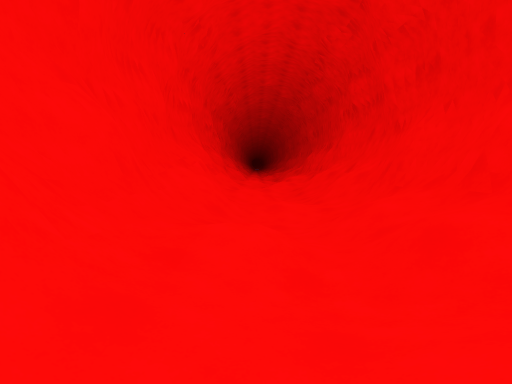
View 1 (above)

12 first-person views from a walk through a scene from a Unity 3-D project. The camera is 1.5 m above the floor, tilts 4° down and sees 75° across. The floor is counted in squares, 2 m on a side. Each view is taken from the middle of a square. On the plan, view 1 faces up. The plan holds only what a view shows up to about 11 squares ahead; the rest is blank. The place goes on beyond the plan.

View 2
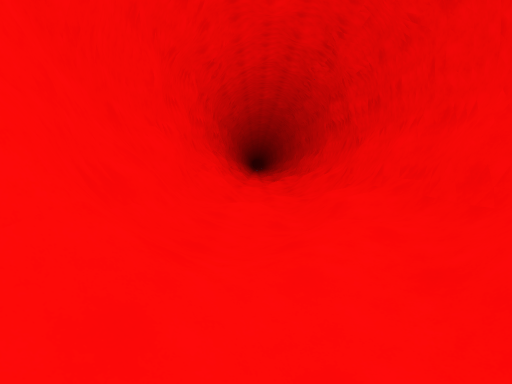

View 3
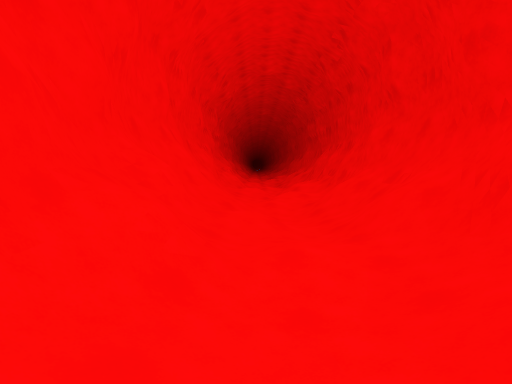

View 4
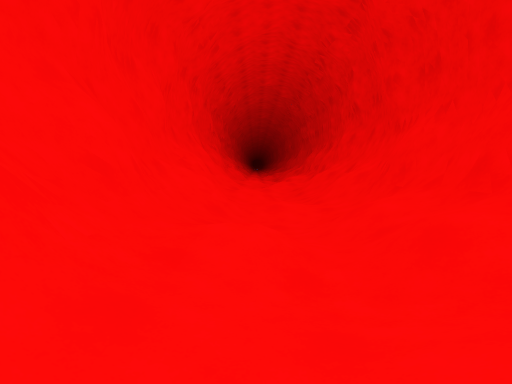

View 5
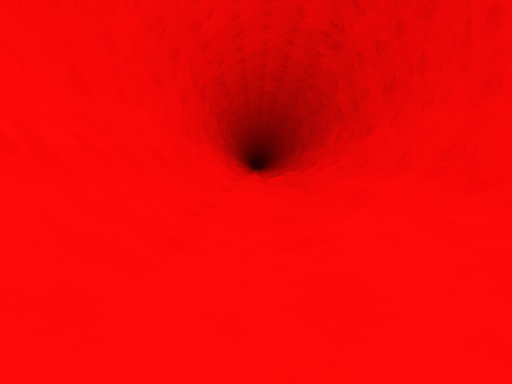

View 6
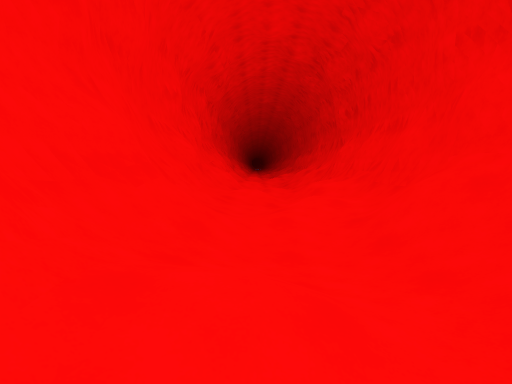

View 7
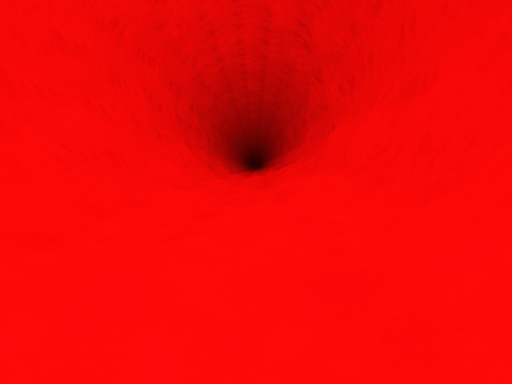

View 8
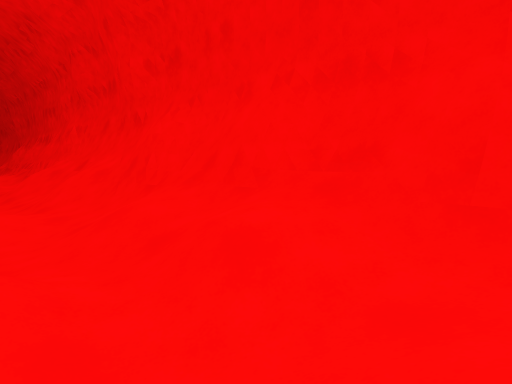

View 9
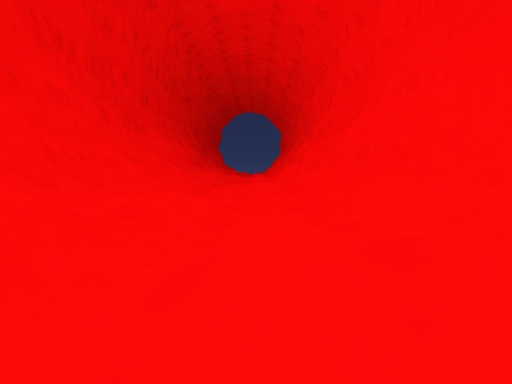

View 10
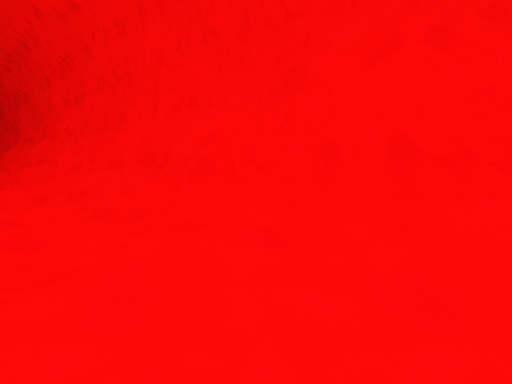

View 11
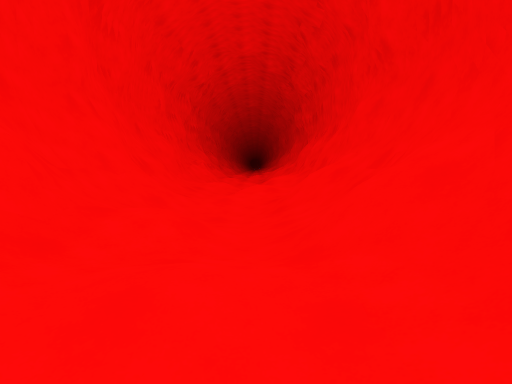

View 12
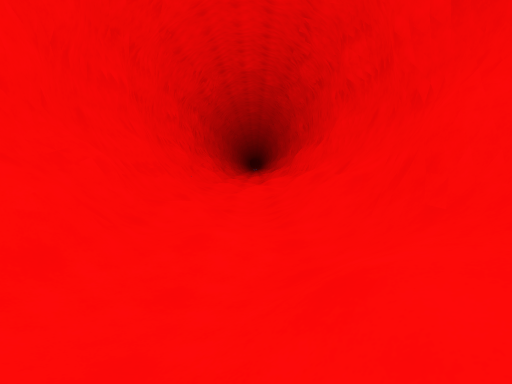

### Floor plan
Key: @ floor where view 1 was taken; # wall or solid block; . main floor; : floor 0.25 m higher than the main floor; - floor 0.25 m lower than the main floor; + floor 0.5 m higher than the main floor; / step, stairs or slope; = window, fence, low wall or low ledge.
Columns run from 2 left of view 1 to 3 right of it. Each row starts with its distance up from view 1.
 20 ##/./#
 19 #/::/#
 18 #//./#
 17 #/-//#
 16 #////#
 15 #////#
 14 #=.//#
 13 #/://#
 12 #/:+/#
 11 #//./#
 10 #/.-/#
  9 #=/./#
  8 #=/./#
  7 #/::/#
  6 #//./#
  5 #/-//#
  4 #////#
  3 #////#
  2 #=.//#
  1 #/://#
  0 #/@+/#
 -1 #//./#
 -2 #/.-/#
 -3 #//./#
 -4 #=/./#
 -5 #/::/#
 -6 #//./#
 -7 #/-//#
 -8 #////#
 -9 #////#
-10 #=.//#
-11 #/://#
-12 #/:+/#
-13 #//./#
-14 #/. /#

Where each view was taken, in squares from view 1:
view 1: 0 up, 0 right, facing up
view 2: 3 down, 0 right, facing up
view 3: 9 down, 0 right, facing up
view 4: 12 down, 0 right, facing up
view 5: 14 down, 0 right, facing up
view 6: 7 up, 0 right, facing up
view 7: 10 up, 1 right, facing up
view 8: 13 up, 0 right, facing up-right
view 9: 7 down, 0 right, facing down
view 10: 7 down, 1 right, facing down-left
view 11: 7 down, 1 right, facing up
view 12: 3 up, 1 right, facing up
